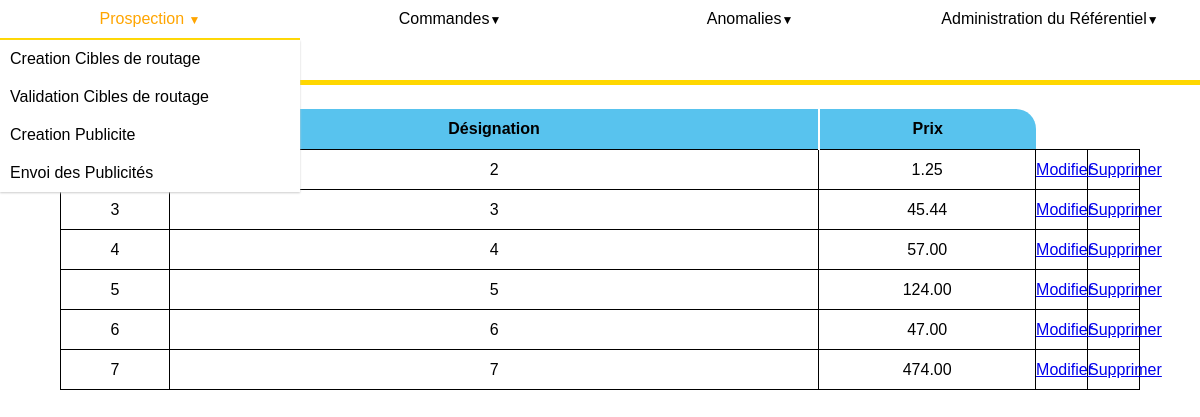
The page /referentiel/articles on the database as committed earlier.
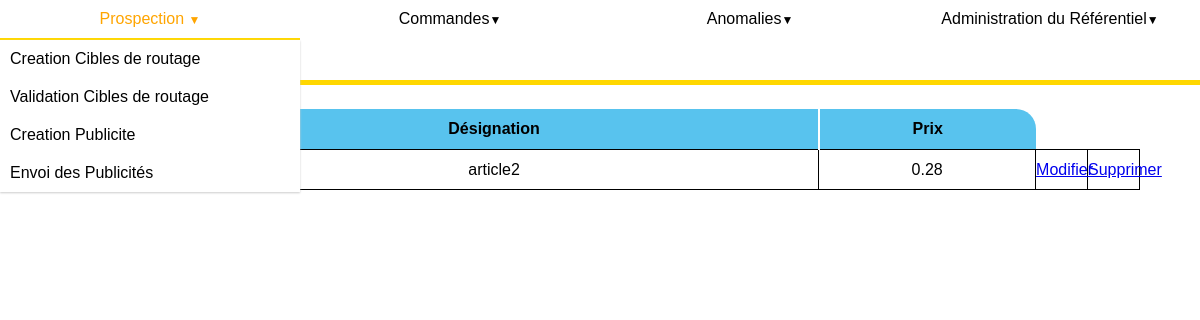
The same page on the database as committed later.
### referentiel/models.py (models this page shows, shortened)
class Article(models.Model):
    designation = models.CharField(max_length=200)
    prix = models.DecimalField(max_digits=6, decimal_places=2)

### referentiel/views.py (the view)
# urls.py: path('articles', views.tableArticle, name='affichageReferentielArticles'),
def tableArticle(request):
    contexte = {'articles': Article.objects.all()}
    return render(request, 'referentiel/afficheArticle.html', contexte)

### referentiel/templates/referentiel/afficheArticle.html
{% extends 'referentiel/referentiel_view.html' %}
{%block content %}
{% load static %}
<link rel="stylesheet" type="text/css" href="{% static 'referentiel/afficheArticle.css' %}">
<div class="contenu">
    <table class="tableReferentiel">
        <th width="10%" id=gauche>Id de l'article</th>
        <th width="60%" class=milieu>Désignation</th>
        <th width="20%" id=droite>Prix</th>
        {% for i in articles %}
        <tr class="corps">
            <td>{{i.id}}</td>
            <td>{{i.designation}}</td>
            <td>{{i.prix}}</td>
            <td width="10%"><a href="{% url 'referentiel:modifArticle' pk=i.id%}">Modifier</a></td>
            <td width="10%"><a href="{% url 'referentiel:supressionArticle' pk=i.id%}">Supprimer</a></td>
        </tr>
        {% endfor %}
    </table>
</div>
{%endblock content %}

### referentiel/templates/referentiel/referentiel_view.html (shortened to what this page needs)
<!DOCTYPE html>
<html>
<head>
</head>
<body>
    {%include 'referentiel/navigationBar.html' %}
    {%block content %}
    {%endblock content %}
</body>
</html>

### referentiel/templates/referentiel/navigationbar.html (shortened to what this page needs)
{% load static %}
<link rel="stylesheet" type="text/css" href="{% static 'referentiel/navigationbar.css' %}">
<nav>
  <ul>
    <li class="deroulant"><a href="#">Prospection </a>
      <ul class="sous">
        <li><a href="{% url 'publicite:creationCible'%}"> Creation Cibles de routage</a></li>
        <li><a href="{% url 'publicite:validateCible'%}">Validation Cibles de routage</a></li>
        <li><a href="{% url 'publicite:creationPublicite'%}">Creation Publicite</a></li>
        <li><a href="{% url 'publicite:envoiPublicite'%}">Envoi des Publicités</a></li>
      </ul>
    </li>
    <li class="deroulant"><a href="#">Commandes</a>
    </li>
    <li class="deroulant"><a href="#">Anomalies</a>
    </li>
    <li class="deroulant"><a href="#">Administration du Référentiel</a>
    </li>
  </ul>
</nav>

### referentiel/static/referentiel/navigationbar.css (style rules this page uses)
* { margin: 0px; padding: 0px; font-family: Avenir, sans-serif; }
nav { width: 100%; height: 80px; margin: 0 auto; background-color: white; position: sticky; top: 0 px; border-bottom: 5px solid gold; }
nav ul { list-style-type: none; }
nav ul li { float: left; width: 25%; text-align: center; position: relative; }
nav ul::after { content: ""; display: table; clear: both; }
nav a { display: block; text-decoration: none; color: black; border-bottom: 2px solid transparent; padding: 10px 0px; }
.sous { display: none; box-shadow: 0px 1px 2px #CCC; background-color: white; position: absolute; width: 100%; z-index: 1000; }
.sous li { float: none; width: 100%; text-align: left; }
.sous a { padding: 10px; border-bottom: none; }
.deroulant>a::after { content: "▼"; font-size: 12px; }

### referentiel/static/referentiel/afficheArticle.css (style rules this page uses)
.contenu { padding-top: 2%; margin: 0 auto; width: 90%; min-height: 500px; border-radius: 3px; }
.tableReferentiel { table-layout: fixed; width: 100%; border-collapse: collapse; }
th { height: 40px; background-color: rgb(88, 195, 238); text-align: center; }
.milieu { border-right: solid 2px white; border-left: solid 2px white; }
#gauche { border-top-left-radius: 20px; }
#droite { border-top-right-radius: 20px; }
tr { height: 40px; }
.corps>td { border: 1px solid black; text-align: center; }

Rows that differ between the two databases and show on the page:
removed Article: designation "2", prix "1.25"
removed Article: id "3", designation "3", prix "45.44"
removed Article: id "4", designation "4", prix "57.00"
removed Article: id "5", designation "5", prix "124.00"
removed Article: id "6", designation "6", prix "47.00"
removed Article: id "7", designation "7", prix "474.00"
added Article: designation "article2", prix "0.28"
